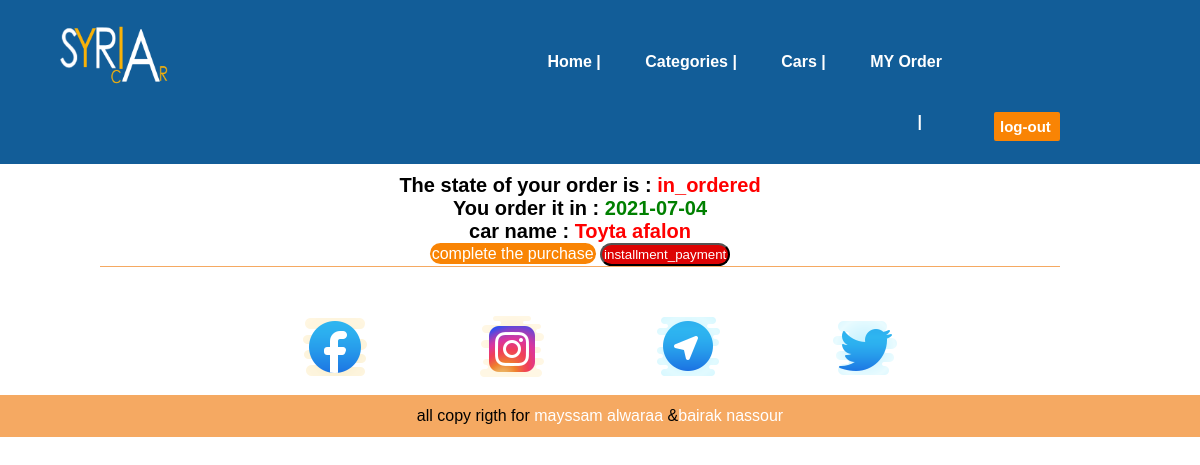
Page /my_order.php?id_u=11 on the committed database.
### tables this page shows
CREATE TABLE `orderr` (
  `id_o` int(10) UNSIGNED NOT NULL,
  `id_u` int(10) UNSIGNED NOT NULL,
  `id_c` int(10) UNSIGNED NOT NULL,
  `order_date` date NOT NULL,
  `status` varchar(100) NOT NULL,
  `c_name` varchar(100) NOT NULL,
  `c_email` varchar(100) NOT NULL,
  `c_address` varchar(100) NOT NULL,
  `c_phone` int(100) NOT NULL,
  `pay` varchar(100) NOT NULL
);

CREATE TABLE `tb_car` (
  `id` int(10) UNSIGNED NOT NULL,
  `title` varchar(100) NOT NULL,
  `description` varchar(1000) NOT NULL,
  `category_id` int(100) NOT NULL,
  `price` decimal(10,2) NOT NULL,
  `image_name` varchar(100) NOT NULL,
  `available` varchar(10) NOT NULL
);

### my_order.php (the view, shortened to what this page needs)
<?php include('front/menu.php');?>
<?php
 $adminaccept=5;
$sql="SELECT * FROM orderr WHERE id_u='$id_u'";
$res = mysqli_query($conn , $sql);
$count = mysqli_num_rows($res);
if($adminaccept==1 or $adminaccept==5){
if($count > 0){
    while($rows=mysqli_fetch_assoc($res)){
        $order_date=$rows['order_date'];
        $status=$rows['status'];
        $id_car=$rows['id_c'];
    }
        ?>
        <?php
        $sql1="SELECT * FROM tb_car WHERE id='$id_car'";
        $res1 = mysqli_query($conn , $sql1);
        while($rows1=mysqli_fetch_assoc($res1)){
            $title=$rows1['title'];
    }
        ?>
    <div class=" text-center ">
        <div class="obox">
          <p class="font"> The state of your order is :  <?php echo "<span class='success_o'>$status</span>"; ?></p>
          <p class="font"> You order it in : <?php echo "<span class='date'>$order_date</span>";?></p>
           <p class="font"> car name :  <?php echo "<span class='success_o'>$title</span>"; ?></p>
            <a href="<?php echo SITEURL;?>complete.php?id_c=<?php echo $id_car;?>&id_u=<?php echo $id_u;?>" class=" btn-sprimary">complete the purchase</a>
            <a  href="<?php echo SITEURL;?>installment_payment.php?id_u=<?php echo $id_u;?>"><input type="submit" name="installement_payement"  value="installment_payment" class="btn-detalis"></a>
        </div>
        </div>
        <br>
        <br>
        <?php
    }
else{
    echo "<div class='error'>No order </div>";
}
}
else{
  echo "<div class='error'>waiting for admin confirm</div>";
}
?>
<?php include('front/footer.php');?>

### CSS/master.css (style rules this page uses)
* { margin: 0 0; padding: 0 0; font-family: Arial, Helvetica, sans-serif; }
a { text-decoration: none; color: #fff; }
.text-center { text-align: center; }
.btn-sprimary { color: #fff; background-color: #F98404; border-radius: 15px; padding: 2px; }
.obox { width: 80%; border-bottom: 1px solid #F5A962; margin-top: 10px; margin-left: 100px; }
.success_o { color: red; }
.font { font-size: 20px; font-weight: 600; }
.date { color: green; }
.btn-detalis { color: #fff; background-color: #dd0303; border-radius: 15px; padding: 2px; }

### rows in the picture
orderr: status "in_ordered", order_date "2021-07-04"
tb_car: title "Toyta afalon"
